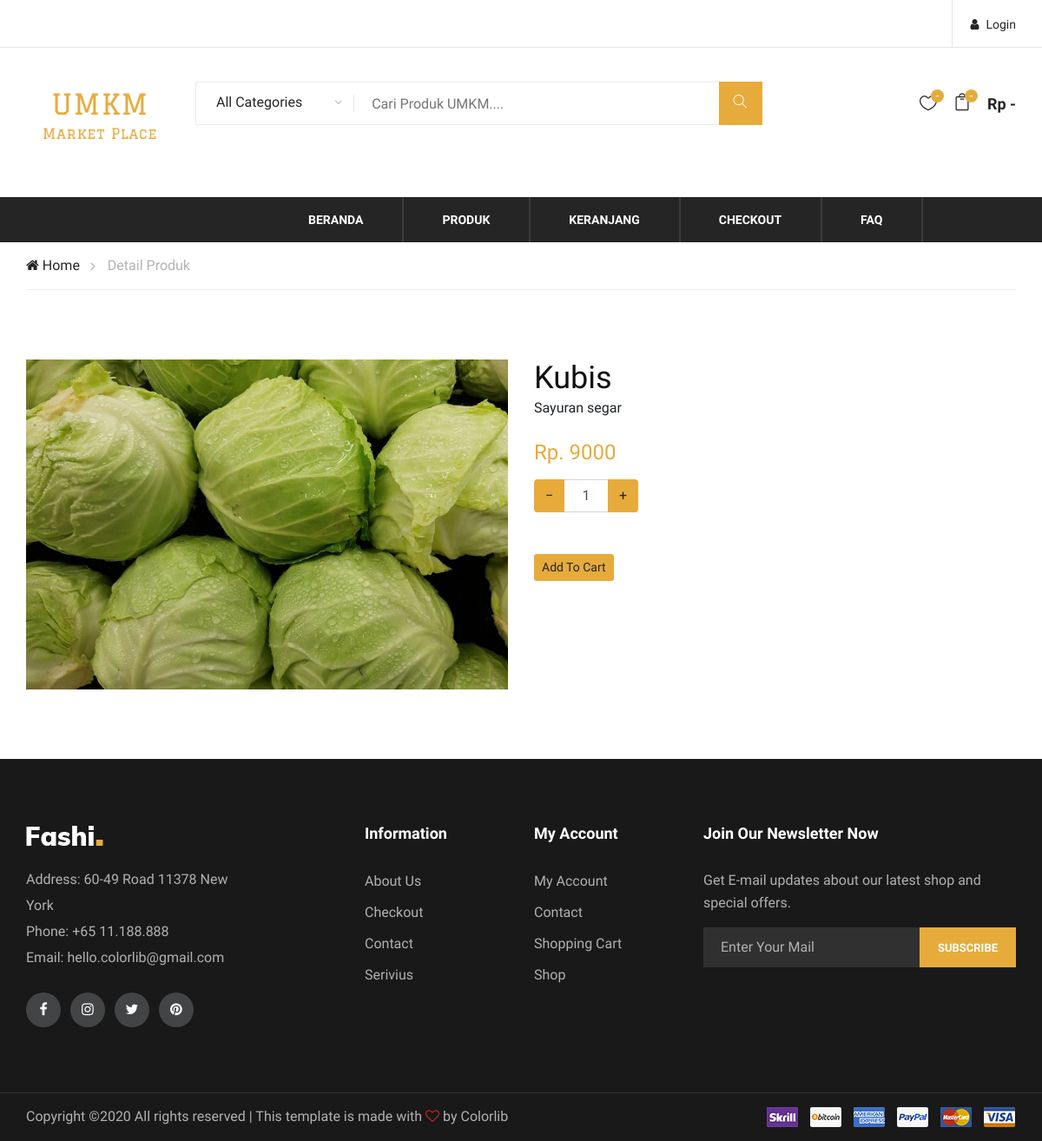
/LandingPage/detail_produk/PRD08, run on the app's committed database.
### tables this page shows
CREATE TABLE `tb_produk` (
  `id_produk` varchar(255) NOT NULL,
  `nama_produk` varchar(255) NOT NULL,
  `jenis_produk` varchar(255) NOT NULL,
  `harga_produk` int(11) NOT NULL,
  `berat_produk` int(11) NOT NULL,
  `keterangan_produk` varchar(255) NOT NULL,
  `stok_produk` varchar(255) NOT NULL,
  `foto_produk` varchar(255) NOT NULL
);

### application/controllers/LandingPage.php (called while the page is built, shortened)
<?php
class LandingPage extends CI_Controller{
  public function __construct()
  {
    $this->load->model('Artikel_models');
    $this->load->model('Produk_models');
    $this->load->model('User_models');
    $this->load->model('Transaksi_models');
  }
  public function detail_produk($id)
  {
    $query = $this->Produk_models->getProdukSingle($id)->row();
    $data['produk'] = $query;
    $data['judul']  = 'Detail | Produk UMKM';
    $this->load->view('layouts/header',$data);
    $this->load->view('landing_pages/detail_produk',$data);
    $this->load->view('layouts/footer');
  }
}

### index.php (called while the page is built, shortened)
<?php
require_once BASEPATH.'core/CodeIgniter.php';

### application/models/Produk_models.php (called while the page is built, shortened)
<?php
class Produk_models extends CI_Model{
  public function getProdukSingle($id)
  {
      return $this->db->get_where('tb_produk', array('id_produk' => $id));
  }
}

### application/views/landing_pages/detail_produk.php (the view)
<div class="breacrumb-section">
    <div class="container">
        <div class="row">
            <div class="col-lg-12">
                <div class="breadcrumb-text">
                    <a href="<?php echo base_url() ?>"><i class="fa fa-home"></i> Home</a>
                    <span>Detail Produk</span>
                </div>
            </div>
        </div>
    </div>
</div>
<div class="product-shop spad">
  <div class="container">
    <div class="row">
      <div class="col-md-6">
        <img src="<?php echo base_url('images/produk/'.$produk->foto_produk) ?>" alt="Image" class="img-fluid">
      </div>
      <div class="col-md-6">
        <h2 class="text-black"><?php echo $produk->nama_produk ?></h2>
        <p class="mb-4"><?php echo $produk->keterangan_produk ?></p>
        <p><strong style="color:#e7ab3c;" class="h4">Rp. <?php echo $produk->harga_produk ?></strong></p>
        <div class="mb-5">
          <div class="input-group mb-3" style="max-width: 120px;">
          <div class="input-group-prepend">
            <button style="background-color:#e7ab3c;" class="btn btn-outline js-btn-minus" type="button">&minus;</button>
          </div>
          <input type="text" class="form-control text-center" value="1" placeholder="" aria-label="Example text with button addon" aria-describedby="button-addon1">
          <div class="input-group-append">
            <button style="background-color:#e7ab3c;" class="btn btn-outline js-btn-plus" type="button">&plus;</button>
          </div>
        </div>
        </div>
        <?php if (!$this->session->id_user){ ?>
          <p><a href="<?php echo base_url('landingpage/validasi') ?>" style="background-color:#e7ab3c;" class="buy-now btn btn-sm ">Add To Cart</a></p>
        <?php } else{ ?>
          <p><a href="<?php echo base_url('Barang/tambah_keranjang?id_produk='.$produk->id_produk) ?>" style="background-color:#e7ab3c;" class="buy-now btn btn-sm ">Add To Cart</a></p>
        <?php } ?>
      </div>
    </div>
  </div>
</div>

### assets/css/style.css (style rules this page uses)
html, body { height: 100%; font-family: "Muli", sans-serif; -webkit-font-smoothing: antialiased; font-smoothing: antialiased; }
h1, h2, h3, h4, h5, h6 { margin: 0; color: #111111; font-weight: 400; font-family: "Muli", sans-serif; }
h2 { font-size: 36px; }
p { font-size: 16px; font-family: "Muli", sans-serif; font-weight: 400; line-height: 26px; margin: 0 0 15px 0; }
img { max-width: 100%; }
.spad { padding-top: 100px; padding-bottom: 100px; }
.breadcrumb-text { border-bottom: 1px solid #ebebeb; padding: 15px 0; }
.breadcrumb-text a { display: inline-block; font-size: 16px; color: #252525; margin-right: 28px; position: relative; }
.breadcrumb-text a:after { position: absolute; right: -18px; top: 0px; content: ""; font-family: "FontAwesome"; font-size: 16px; color: #b2b2b2; }
.breadcrumb-text span { display: inline-block; color: #b2b2b2; }
.product-shop { padding-top: 80px; padding-bottom: 80px; }
@media only screen and (min-width: 1200px) { .container { max-width: 1170px; } }

### data on the page
tb_produk: foto_produk (picture), nama_produk "Kubis", keterangan_produk "Sayuran segar", harga_produk "9000"
